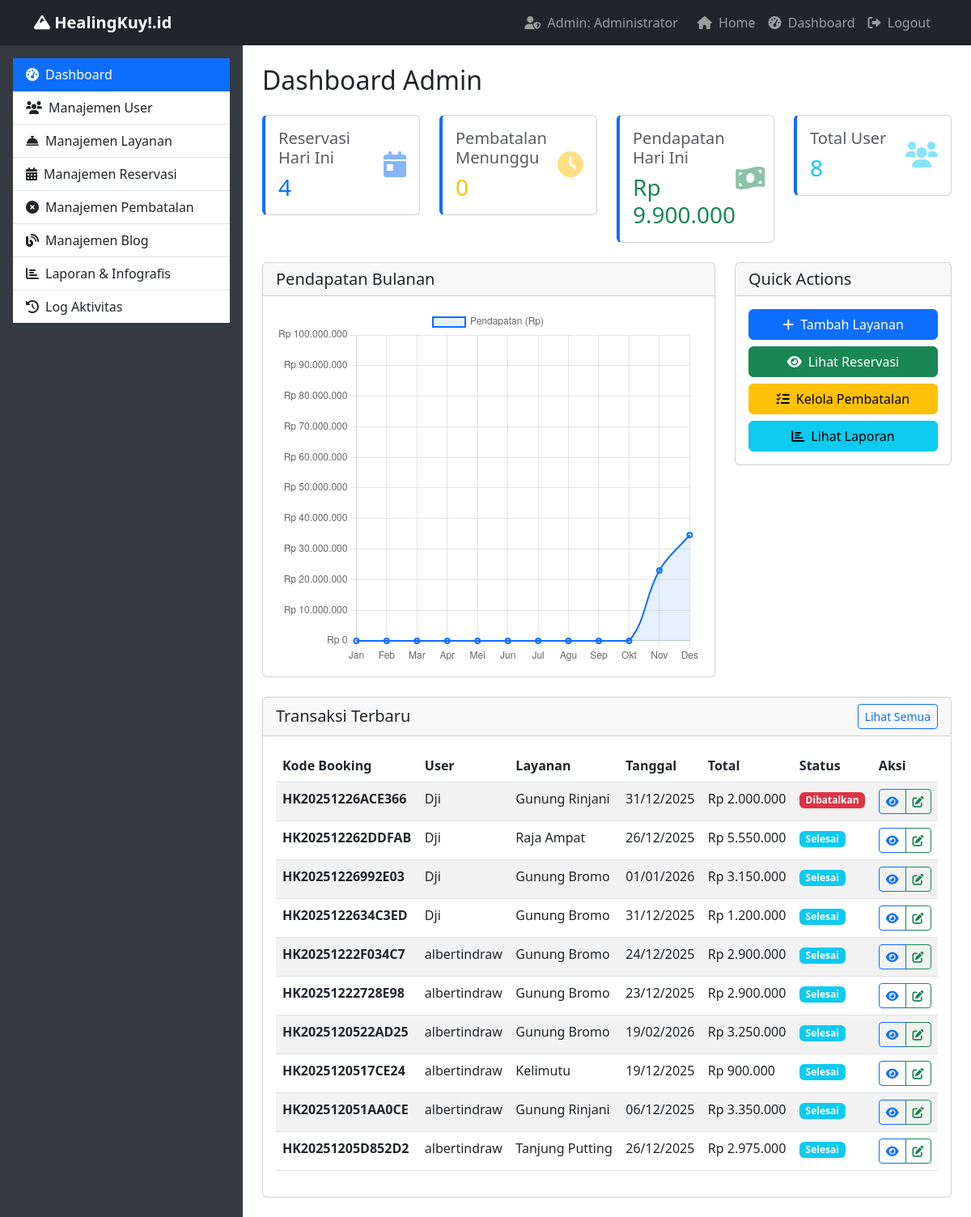
Page /admin/dashboard.php (signed in) on the committed database.
### tables this page shows
CREATE TABLE `reservations` (
  `id` int(11) NOT NULL,
  `user_id` int(11) NOT NULL,
  `service_id` int(11) NOT NULL,
  `booking_code` varchar(20) NOT NULL,
  `reservation_date` date NOT NULL,
  `guests` int(11) NOT NULL,
  `total_price` decimal(10,2) NOT NULL,
  `status` enum('pending','confirmed','cancelled','completed') DEFAULT 'pending',
  `special_requests` text DEFAULT NULL,
  `created_at` timestamp NOT NULL DEFAULT current_timestamp(),
  `hotel_id` int(11) DEFAULT NULL,
  `days` int(11) DEFAULT NULL,
  `nights` int(11) DEFAULT NULL,
  `service_total` decimal(10,2) DEFAULT NULL,
  `hotel_total` decimal(10,2) DEFAULT NULL
);

CREATE TABLE `users` (
  `id` int(11) NOT NULL,
  `name` varchar(100) NOT NULL,
  `email` varchar(100) NOT NULL,
  `password` varchar(255) NOT NULL,
  `role` enum('admin','user') DEFAULT 'user',
  `phone` varchar(20) DEFAULT NULL,
  `address` text DEFAULT NULL,
  `created_at` timestamp NOT NULL DEFAULT current_timestamp()
);

CREATE TABLE `services` (
  `id` int(11) NOT NULL,
  `name` varchar(200) NOT NULL,
  `type` enum('alam','buatan') NOT NULL,
  `location` varchar(255) NOT NULL,
  `description` text DEFAULT NULL,
  `price` decimal(10,2) NOT NULL,
  `capacity` int(11) NOT NULL,
  `image` varchar(255) DEFAULT NULL,
  `status` enum('active','inactive') DEFAULT 'active',
  `created_at` timestamp NOT NULL DEFAULT current_timestamp()
);

### admin/dashboard.php (the view, shortened to what this page needs)
<?php
include '../includes/config.php';
$today = date('Y-m-d');
$reservations_today = $pdo->query("SELECT COUNT(*) FROM reservations WHERE DATE(created_at) = '$today'")->fetchColumn();
$pending_cancellations = $pdo->query("SELECT COUNT(*) FROM cancellations WHERE status = 'pending'")->fetchColumn();
$total_revenue = $pdo->query("SELECT SUM(total_price) FROM reservations WHERE status IN ('confirmed', 'completed') AND DATE(created_at) = '$today'")->fetchColumn();
$total_users = $pdo->query("SELECT COUNT(*) FROM users WHERE role = 'user'")->fetchColumn();
$recent_transactions = $pdo->query("
    SELECT r.*, u.name as user_name, s.name as service_name
    FROM reservations r
    JOIN users u ON r.user_id = u.id
    JOIN services s ON r.service_id = s.id
    ORDER BY r.created_at DESC
    LIMIT 10
")->fetchAll();
$monthly_revenue = $pdo->query("
    SELECT
        MONTH(created_at) as month,
        SUM(total_price) as revenue
    FROM reservations
    WHERE status IN ('confirmed', 'completed')
    AND YEAR(created_at) = YEAR(CURDATE())
    GROUP BY MONTH(created_at)
    ORDER BY month
")->fetchAll();
?>
<!DOCTYPE html>
<html lang="id">
<head>
    <link href="https://cdn.jsdelivr.net/npm/bootstrap@5.3.0/dist/css/bootstrap.min.css" rel="stylesheet">
    <link href="https://cdnjs.cloudflare.com/ajax/libs/font-awesome/6.0.0/css/all.min.css" rel="stylesheet">
</head>
<body>
    <nav class="navbar navbar-expand-lg navbar-dark bg-dark">
        <div class="container">
            <a class="navbar-brand fw-bold" href="../index.php">
                <i class="fas fa-mountain"></i> HealingKuy!.id
            </a>
            <div class="navbar-nav ms-auto">
                <span class="navbar-text me-3">
                    <i class="fas fa-user-shield me-1"></i> Admin: <?php echo $_SESSION['name']; ?>
                </span>
                <a class="nav-link" href="../index.php"><i class="fas fa-home me-1"></i> Home</a>
                <a class="nav-link" href="dashboard.php"><i class="fas fa-tachometer-alt me-1"></i> Dashboard</a>
                <a class="nav-link" href="../logout.php"><i class="fas fa-sign-out-alt me-1"></i> Logout</a>
            </div>
        </div>
    </nav>
    <div class="container-fluid">
        <div class="row">
<div class="col-md-3 sidebar p-3">
    <div class="list-group list-group-flush">
        <a href="dashboard.php" class="list-group-item list-group-item-action active">
            <i class="fas fa-tachometer-alt me-2"></i>Dashboard
        </a>
        <a href="manage_users.php" class="list-group-item list-group-item-action">
            <i class="fas fa-users me-2"></i>Manajemen User
        </a>
        <a href="manage_services.php" class="list-group-item list-group-item-action">
            <i class="fas fa-concierge-bell me-2"></i>Manajemen Layanan
        </a>
        <a href="manage_reservations.php" class="list-group-item list-group-item-action">
            <i class="fas fa-calendar-alt me-2"></i>Manajemen Reservasi
        </a>
        <a href="manage_cancellations.php" class="list-group-item list-group-item-action">
            <i class="fas fa-times-circle me-2"></i>Manajemen Pembatalan
        </a>
        <a href="manage_blog.php" class="list-group-item list-group-item-action">
            <i class="fas fa-blog me-2"></i>Manajemen Blog
        </a>
        <a href="reports.php" class="list-group-item list-group-item-action">
            <i class="fas fa-chart-bar me-2"></i>Laporan & Infografis
        </a>
        <a href="activity_logs.php" class="list-group-item list-group-item-action">
            <i class="fas fa-history me-2"></i>Log Aktivitas
        </a>
    </div>
</div>
            <div class="col-md-9 p-4">
                <h2 class="mb-4">Dashboard Admin</h2>
                <div class="row mb-4">
                    <div class="col-md-3">
                        <div class="card stat-card">
                            <div class="card-body">
                                <div class="d-flex justify-content-between">
                                    <div>
                                        <h5 class="card-title text-muted">Reservasi Hari Ini</h5>
                                        <h3 class="card-text text-primary"><?php echo $reservations_today; ?></h3>
                                    </div>
                                    <div class="align-self-center">
                                        <i class="fas fa-calendar-day fa-2x text-primary opacity-50"></i>
                                    </div>
                                </div>
                            </div>
                        </div>
                    </div>
                    <div class="col-md-3">
                        <div class="card stat-card">
                            <div class="card-body">
                                <div class="d-flex justify-content-between">
                                    <div>
                                        <h5 class="card-title text-muted">Pembatalan Menunggu</h5>
                                        <h3 class="card-text text-warning"><?php echo $pending_cancellations; ?></h3>
                                    </div>
                                    <div class="align-self-center">
                                        <i class="fas fa-clock fa-2x text-warning opacity-50"></i>
                                    </div>
                                </div>
                            </div>
                        </div>
                    </div>
                    <div class="col-md-3">
                        <div class="card stat-card">
                            <div class="card-body">
                                <div class="d-flex justify-content-between">
                                    <div>
                                        <h5 class="card-title text-muted">Pendapatan Hari Ini</h5>
                                        <h3 class="card-text text-success">Rp <?php echo number_format($total_revenue ?: 0, 0, ',', '.'); ?></h3>
                                    </div>
                                    <div class="align-self-center">
                                        <i class="fas fa-money-bill-wave fa-2x text-success opacity-50"></i>
                                    </div>
                                </div>
                            </div>
                        </div>
                    </div>
                    <div class="col-md-3">
                        <div class="card stat-card">
                            <div class="card-body">
                                <div class="d-flex justify-content-between">
                                    <div>
                                        <h5 class="card-title text-muted">Total User</h5>
                                        <h3 class="card-text text-info"><?php echo $total_users; ?></h3>
                                    </div>
                                    <div class="align-self-center">
                                        <i class="fas fa-users fa-2x text-info opacity-50"></i>
                                    </div>
                                </div>
                            </div>
                        </div>
                    </div>
                </div>
                <div class="row">
                    <div class="col-md-8">
                        <div class="card">
                            <div class="card-header">
                                <h5 class="mb-0">Pendapatan Bulanan</h5>
                            </div>
                            <div class="card-body">
                                <canvas id="revenueChart" height="250"></canvas>
                            </div>
                        </div>
                    </div>
                    <div class="col-md-4">
                        <div class="card">
                            <div class="card-header">
                                <h5 class="mb-0">Quick Actions</h5>
                            </div>
                            <div class="card-body">
                                <div class="d-grid gap-2">
                                    <a href="services.php" class="btn btn-primary">
                                        <i class="fas fa-plus me-2"></i>Tambah Layanan
                                    </a>
                                    <a href="reservations.php" class="btn btn-success">
                                        <i class="fas fa-eye me-2"></i>Lihat Reservasi
                                    </a>
                                    <a href="cancellations.php" class="btn btn-warning">
                                        <i class="fas fa-tasks me-2"></i>Kelola Pembatalan
                                    </a>
                                    <a href="reports.php" class="btn btn-info">
                                        <i class="fas fa-chart-bar me-2"></i>Lihat Laporan
                                    </a>
                                </div>
                            </div>
                        </div>
                    </div>
                </div>
                <div class="card mt-4">
                    <div class="card-header d-flex justify-content-between align-items-center">
                        <h5 class="mb-0">Transaksi Terbaru</h5>
                        <a href="reservations.php" class="btn btn-sm btn-outline-primary">Lihat Semua</a>
                    </div>
                    <div class="card-body">
                        <div class="table-responsive">
                            <table class="table table-striped">
                                <thead>
                                    <tr>
                                        <th>Kode Booking</th>
                                        <th>User</th>
                                        <th>Layanan</th>
                                        <th>Tanggal</th>
                                        <th>Total</th>
                                        <th>Status</th>
                                        <th>Aksi</th>
                                    </tr>
                                </thead>
                                <tbody>
                                    <?php foreach($recent_transactions as $transaction): ?>
                                    <tr>
                                        <td>
                                            <strong><?php echo $transaction['booking_code']; ?></strong>
                                        </td>
                                        <td><?php echo $transaction['user_name']; ?></td>
                                        <td><?php echo $transaction['service_name']; ?></td>
                                        <td><?php echo date('d/m/Y', strtotime($transaction['reservation_date'])); ?></td>
                                        <td>Rp <?php echo number_format($transaction['total_price'], 0, ',', '.'); ?></td>
                                        <td>
                                            <span class="badge
                                                <?php
                                                switch($transaction['status']) {
                                                    case 'cancelled': echo 'bg-danger'; break;
                                                    case 'completed': echo 'bg-info'; break;
                                                }
                                                ?>
                                            ">
                                                <?php
                                                $status_text = [
                                                    'confirmed' => 'Dikonfirmasi',
                                                    'pending' => 'Menunggu',
                                                    'cancelled' => 'Dibatalkan',
                                                    'completed' => 'Selesai'
                                                ];
                                                echo $status_text[$transaction['status']] ?? ucfirst($transaction['status']);
                                                ?>
                                            </span>
                                        </td>
                                        <td>
                                            <div class="btn-group btn-group-sm">
                                                <a href="reservation_detail.php?id=<?php echo $transaction['id']; ?>" class="btn btn-outline-primary">
                                                    <i class="fas fa-eye"></i>
                                                </a>
                                                <a href="reservations.php?action=edit&id=<?php echo $transaction['id']; ?>" class="btn btn-outline-success">
                                                    <i class="fas fa-edit"></i>
                                                </a>
                                            </div>
                                        </td>
                                    </tr>
                                    <?php endforeach; ?>
                                </tbody>
                            </table>
                        </div>
                    </div>
                </div>
            </div>
        </div>
    </div>
    <script>
        // Revenue Chart
        const revenueCtx = document.getElementById('revenueChart').getContext('2d');
        const revenueChart = new Chart(revenueCtx, {
            type: 'line',
            data: {
                labels: ['Jan', 'Feb', 'Mar', 'Apr', 'Mei', 'Jun', 'Jul', 'Agu', 'Sep', 'Okt', 'Nov', 'Des'],
                datasets: [{
                    label: 'Pendapatan (Rp)',
                    data: [
                        <?php
                        $monthlyData = array_fill(0, 12, 0);
                        foreach ($monthly_revenue as $data) {
                            $monthlyData[$data['month'] - 1] = $data['revenue'];
                        }
                        echo implode(', ', $monthlyData);
                        ?>
                    ],
                    borderColor: '#0d6efd',
                    backgroundColor: 'rgba(13, 110, 253, 0.1)',
                    borderWidth: 2,
                    fill: true,
                    tension: 0.4
                }]
            },
            options: {
                responsive: true,
                plugins: {
                    legend: {
                        display: true
                    }
                },
                scales: {
                    y: {
                        beginAtZero: true,
                        max: 100000000,
                        ticks: {
                            callback: function(value) {
                                return 'Rp ' + value.toString().replace(/\B(?=(\d{3})+(?!\d))/g, ".");
                            }
                        }
                    }
                }
            }
        });
    </script>
</body>
</html>

### admin/dashboard.php (style rules this page uses)
.sidebar { background-color: #343a40; color: white; min-height: calc(100vh - 56px); }
.stat-card { border-left: 4px solid #0d6efd; transition: transform 0.2s; }
.navbar-brand { font-weight: 700; }

### rows in the picture
reservations: booking_code "HK20251226ACE366", user.name "Dji", service.name "Gunung Rinjani", reservation_date "31/12/2025", total_price "2.000.000", status "Dibatalkan"
reservations: booking_code "HK202512262DDFAB", user.name "Dji", service.name "Raja Ampat", reservation_date "26/12/2025", total_price "5.550.000", status "Selesai"
reservations: booking_code "HK20251226992E03", user.name "Dji", service.name "Gunung Bromo", reservation_date "01/01/2026", total_price "3.150.000", status "Selesai"
reservations: booking_code "HK2025122634C3ED", user.name "Dji", service.name "Gunung Bromo", reservation_date "31/12/2025", total_price "1.200.000", status "Selesai"
reservations: booking_code "HK20251222F034C7", user.name "albertindraw", service.name "Gunung Bromo", reservation_date "24/12/2025", total_price "2.900.000", status "Selesai"
reservations: booking_code "HK20251222728E98", user.name "albertindraw", service.name "Gunung Bromo", reservation_date "23/12/2025", total_price "2.900.000", status "Selesai"
reservations: booking_code "HK2025120522AD25", user.name "albertindraw", service.name "Gunung Bromo", reservation_date "19/02/2026", total_price "3.250.000", status "Selesai"
reservations: booking_code "HK2025120517CE24", user.name "albertindraw", service.name "Kelimutu", reservation_date "19/12/2025", total_price "900.000", status "Selesai"
reservations: booking_code "HK202512051AA0CE", user.name "albertindraw", service.name "Gunung Rinjani", reservation_date "06/12/2025", total_price "3.350.000", status "Selesai"
reservations: booking_code "HK20251205D852D2", user.name "albertindraw", service.name "Tanjung Putting", reservation_date "26/12/2025", total_price "2.975.000", status "Selesai"

### other values in the picture
$_SESSION['name'] "Administrator"
$reservations_today "4"
$pending_cancellations "0"
$total_revenue ?: 0 "9.900.000"
$total_users "8"
